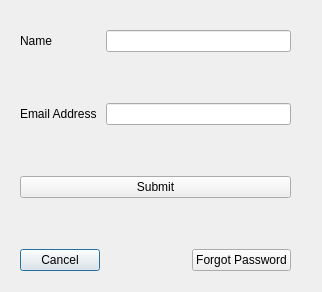
<?xml version="1.0" encoding="UTF-8"?>
<ui version="4.0">
 <class>Dialog</class>
 <widget class="QDialog" name="Dialog">
  <property name="geometry">
   <rect>
    <x>0</x>
    <y>0</y>
    <width>322</width>
    <height>292</height>
   </rect>
  </property>
  <property name="windowTitle">
   <string>Dialog</string>
  </property>
  <widget class="QWidget" name="">
   <property name="geometry">
    <rect>
     <x>20</x>
     <y>30</y>
     <width>271</width>
     <height>241</height>
    </rect>
   </property>
   <layout class="QGridLayout" name="gridLayout">
    <item row="6" column="0" colspan="2">
     <widget class="QPushButton" name="pushButtonCancel">
      <property name="text">
       <string>Cancel</string>
      </property>
     </widget>
    </item>
    <item row="0" column="2" colspan="3">
     <widget class="QLineEdit" name="lineEditName"/>
    </item>
    <item row="4" column="0" colspan="5">
     <widget class="QPushButton" name="pushButtonSubmit">
      <property name="text">
       <string>Submit</string>
      </property>
     </widget>
    </item>
    <item row="2" column="2" colspan="3">
     <widget class="QLineEdit" name="lineEditEmailAddress"/>
    </item>
    <item row="1" column="3">
     <spacer name="verticalSpacer">
      <property name="orientation">
       <enum>Qt::Vertical</enum>
      </property>
      <property name="sizeHint" stdset="0">
       <size>
        <width>20</width>
        <height>18</height>
       </size>
      </property>
     </spacer>
    </item>
    <item row="2" column="0" colspan="2">
     <widget class="QLabel" name="label_2">
      <property name="text">
       <string>Email Address</string>
      </property>
     </widget>
    </item>
    <item row="3" column="1" colspan="2">
     <spacer name="verticalSpacer_2">
      <property name="orientation">
       <enum>Qt::Vertical</enum>
      </property>
      <property name="sizeHint" stdset="0">
       <size>
        <width>20</width>
        <height>18</height>
       </size>
      </property>
     </spacer>
    </item>
    <item row="0" column="0">
     <widget class="QLabel" name="label">
      <property name="text">
       <string>Name</string>
      </property>
     </widget>
    </item>
    <item row="6" column="4">
     <widget class="QPushButton" name="pushButtonForgotPassword">
      <property name="text">
       <string>Forgot Password</string>
      </property>
     </widget>
    </item>
    <item row="5" column="0">
     <spacer name="verticalSpacer_3">
      <property name="orientation">
       <enum>Qt::Vertical</enum>
      </property>
      <property name="sizeHint" stdset="0">
       <size>
        <width>20</width>
        <height>40</height>
       </size>
      </property>
     </spacer>
    </item>
    <item row="6" column="2" colspan="2">
     <spacer name="horizontalSpacer">
      <property name="orientation">
       <enum>Qt::Horizontal</enum>
      </property>
      <property name="sizeHint" stdset="0">
       <size>
        <width>40</width>
        <height>20</height>
       </size>
      </property>
     </spacer>
    </item>
   </layout>
  </widget>
 </widget>
 <resources/>
 <connections/>
</ui>
